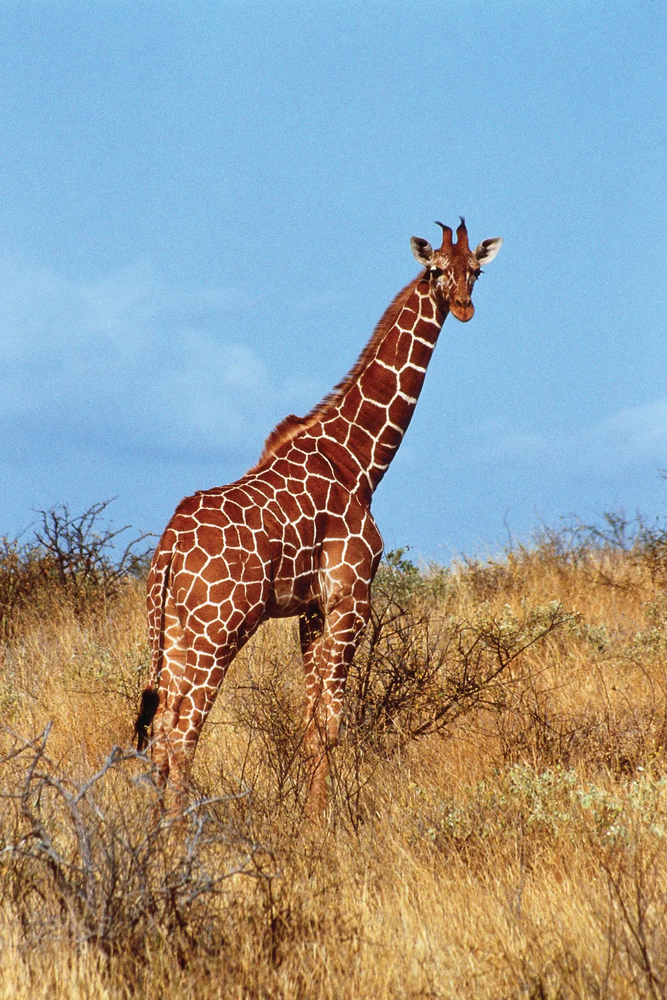
#> input picture 06_AI_ML_DS/04_CV/00_CV_using_OpenCV/data/giraffe.png, 667 x 1000 px, shrunk from 1067 x 1600 before the run, found by its file name
$ jupyter execute 03_Color_Thresholding.ipynb
#> lines starting #> are read from the running program, lines starting #| are printed output that depends on the picture; after the words box and inside, x2 and y2 are one past the last pixel; in counts of white or black regions, pixels touching at a corner belong together
[cell 1]
import matplotlib.pyplot as plt
import cv2

img = cv2.imread("giraffe.png")
#> img is the input picture: shape (1000, 667, 3); mean B, G, R 152, 154.5, 150.9
img_rgb = cv2.cvtColor(img, cv2.COLOR_BGR2RGB)
img_hsv = cv2.cvtColor(img, cv2.COLOR_BGR2HSV)
#> img_hsv: shape (1000, 667, 3); mean H, S, V 59.8, 123.7, 197
plt.imshow(img_rgb)

# Example 1

[cell 2]
# Create a binary mask for white regions
import numpy as np
lower_white = np.array([0, 0, 190]) #lower bound of white color
upper_white = np.array([30, 80, 255]) #upper bounf og white color
mask = cv2.inRange(img_hsv, lower_white, upper_white)
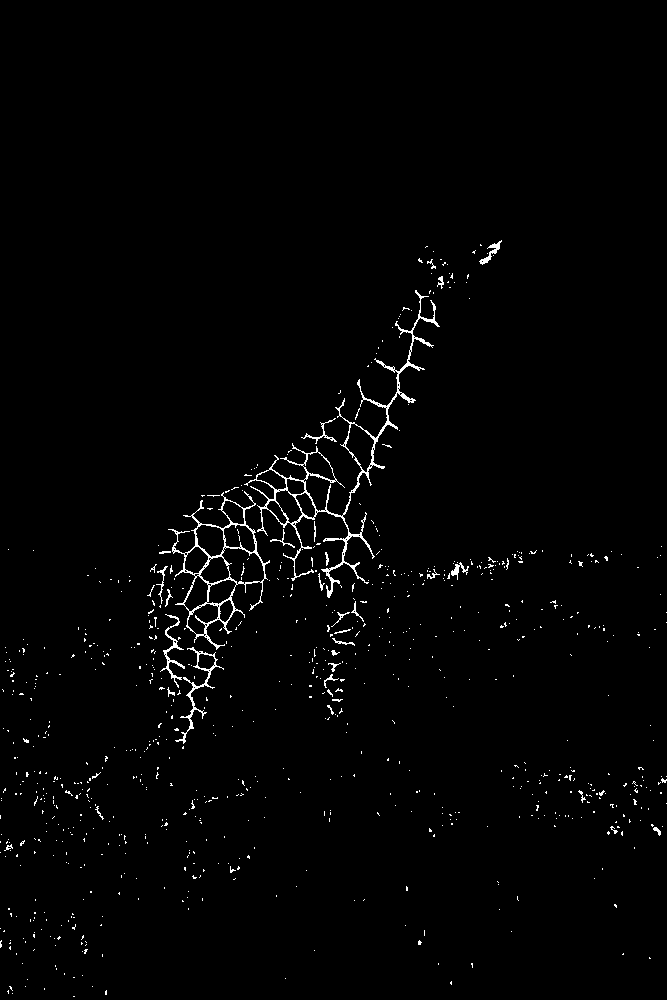
#> mask: shape (1000, 667); 1.4% white in thin lines or dots, all inside (x1, y1, x2, y2) = (0, 240, 667, 997)
plt.imshow(mask)

[cell 3]
# Replace those white regions with black color
black_hsv = np.uint8([[[120, 255, 0]]]) # define black color in hsv
black_bgr = cv2.cvtColor(black_hsv, cv2.COLOR_HSV2BGR)
img_result = img.copy()
img_result[mask>0] = black_bgr
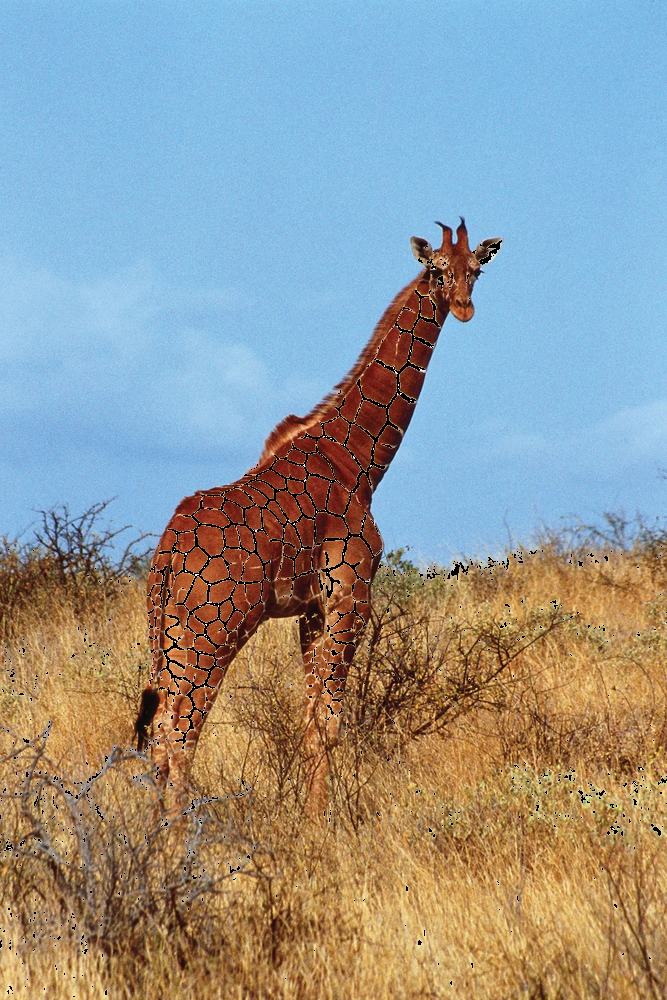
#> img_result: shape (1000, 667, 3); 1.43% of pixels changed, all inside (x1, y1, x2, y2) = (0, 240, 667, 997)
img_result = cv2.cvtColor(img_result, cv2.COLOR_BGR2RGB)
plt.imshow(img_result)

# Example 2

[cell 4]
# Create a binary mask for blue regions
import numpy as np
lower_blue = np.array([90, 50, 190]) #lower bound of blue color
upper_blue = np.array([130, 255, 255]) #upper bounf of blue color
mask = cv2.inRange(img_hsv, lower_blue, upper_blue)
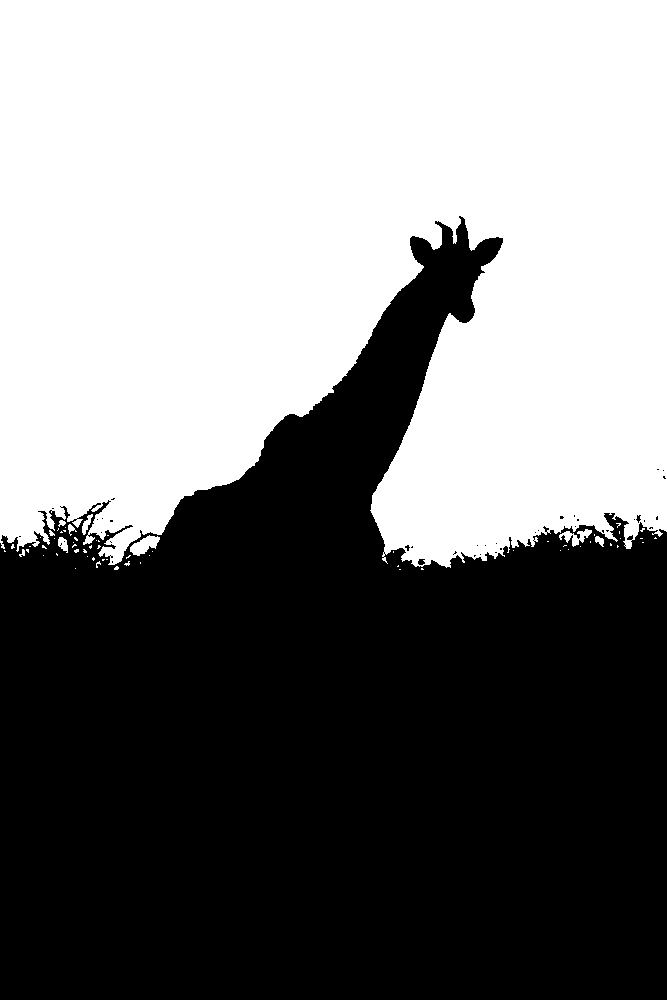
#> mask: shape (1000, 667); 49% white; 66 white regions (56 under 20 px), largest, box (x1, y1, x2, y2) and area: (0, 0, 667, 568) 325829, (130, 535, 160, 556) 345, (559, 529, 592, 547) 252
plt.imshow(mask)

[cell 5]
# Replace those blue regions with orange color
orange_hsv = np.uint8([[[20, 200, 255]]]) # define orange color in hsv
orange_bgr = cv2.cvtColor(orange_hsv, cv2.COLOR_HSV2BGR)
img_result = img.copy()
img_result[mask>0] = orange_bgr
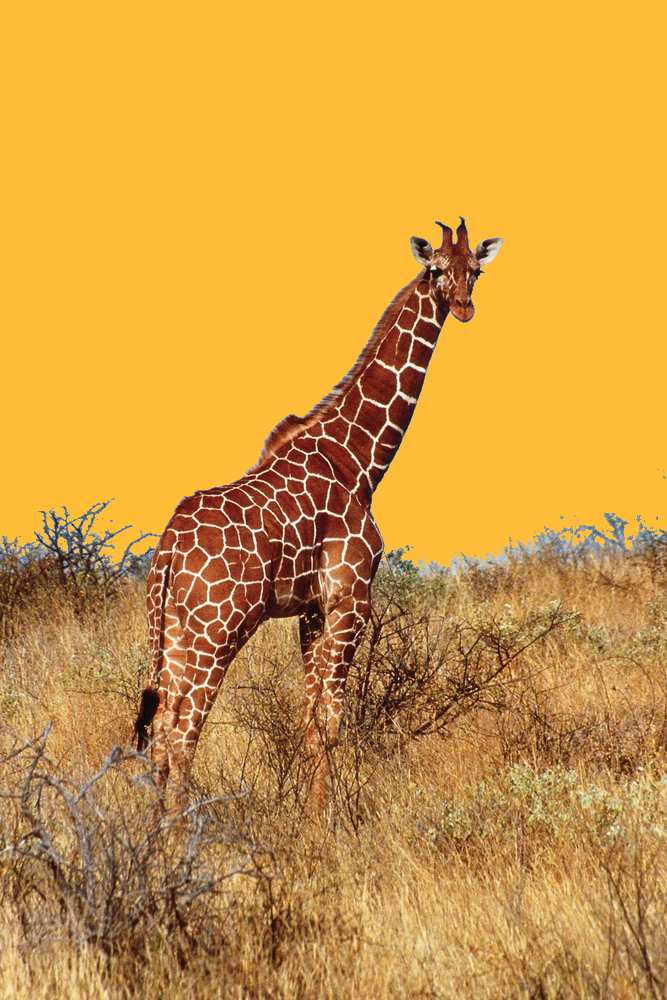
#> img_result: shape (1000, 667, 3); mean B, G, R 66.1, 153.6, 208.9
img_result = cv2.cvtColor(img_result, cv2.COLOR_BGR2RGB)
plt.imshow(img_result)

$ run again, with 06_AI_ML_DS/04_CV/00_CV_using_OpenCV/data/bgr_fish.jpg saved as 06_AI_ML_DS/04_CV/00_CV_using_OpenCV/data/giraffe.png
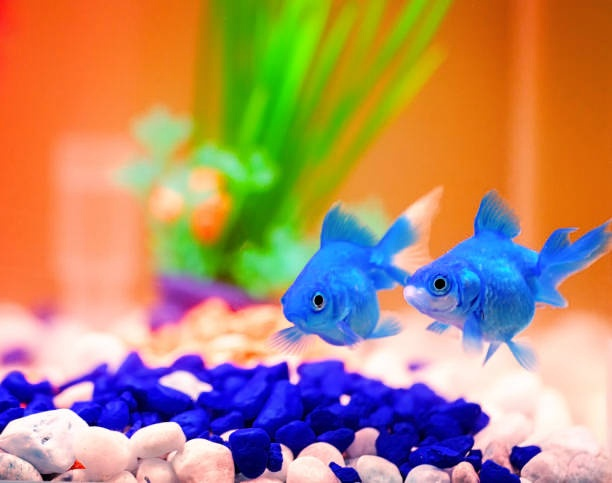
#> input picture 06_AI_ML_DS/04_CV/00_CV_using_OpenCV/data/bgr_fish.jpg, 612 x 483 px, found by its file name
#> img is the input picture: shape (483, 612, 3); mean B, G, R 110.4, 138.4, 176.3
#> img_hsv: shape (483, 612, 3); mean H, S, V 50.7, 175.3, 219.1
#> `mask = cv2.inRange(img_hsv, lower_white, upper_white)`:
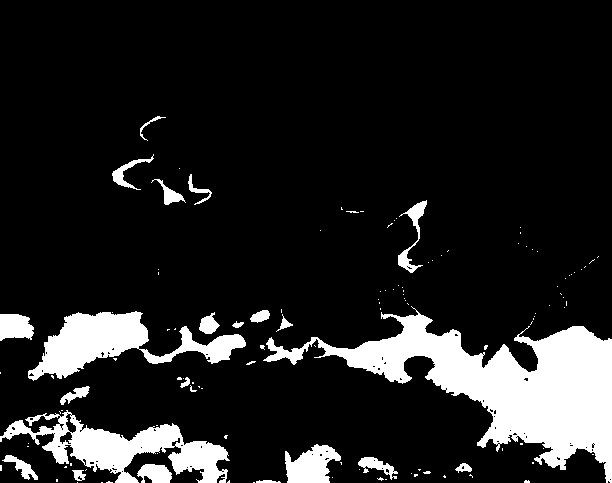
#> mask: shape (483, 612); 13.3% white; 124 white regions (100 under 20 px), largest, box (x1, y1, x2, y2) and area: (263, 306, 612, 483) 20524, (0, 410, 230, 483) 6313, (28, 311, 246, 381) 6036
#> `img_result[mask>0] = orange_bgr`:
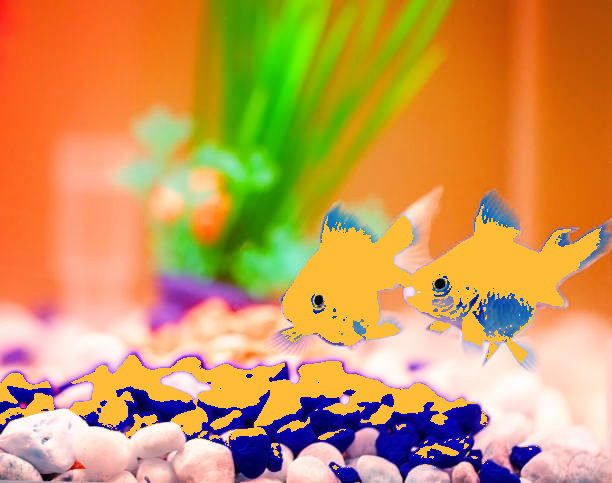
#> img_result: shape (483, 612, 3); 12.86% of pixels changed, all inside (x1, y1, x2, y2) = (0, 204, 602, 483)
